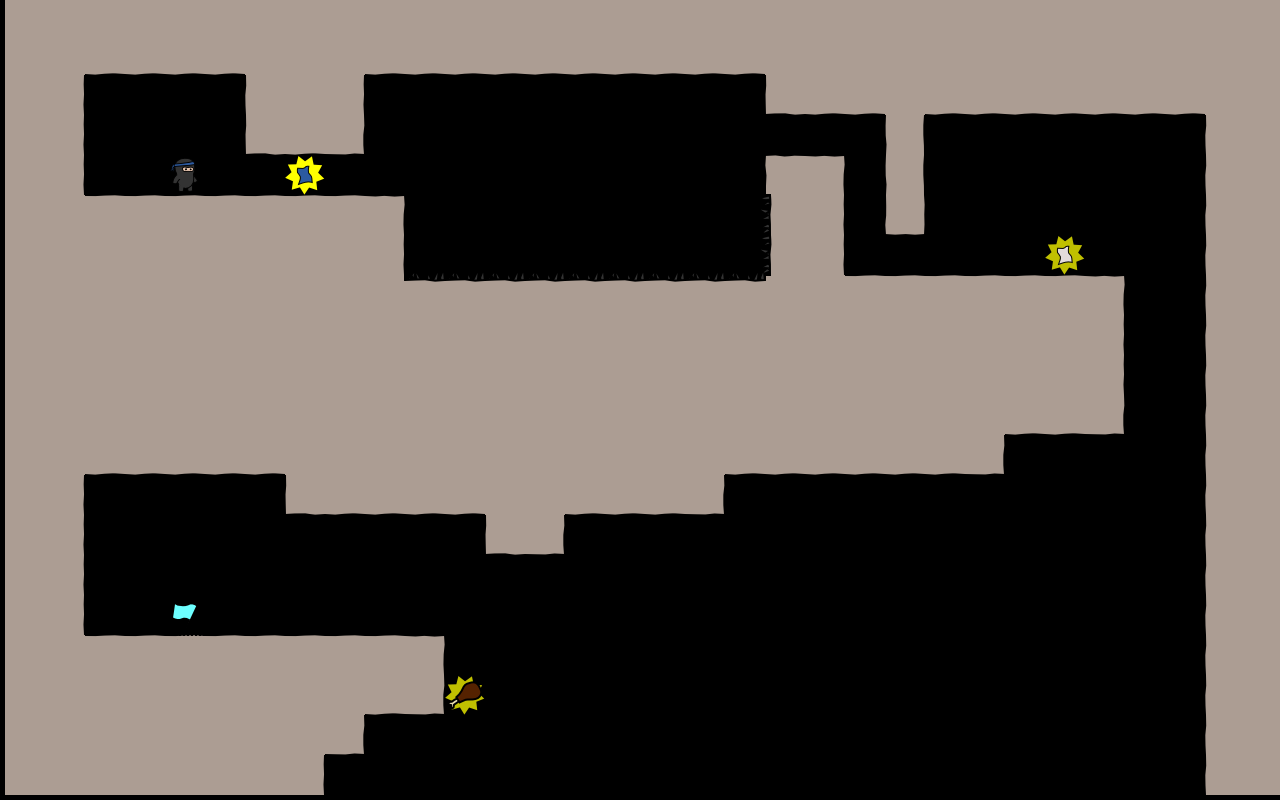

Rendered tile map (Tiled .tmx) drawn with the repository's tilesets; below, a short description and the full map source, tile grids included:
An orthogonal 32x20 tile map with 40x40 px tiles, 4 tile layers (bg, walls, objects, fg), 3 tilesets.

<map version="1.0" orientation="orthogonal" width="32" height="20" tilewidth="40" tileheight="40">
 <tileset firstgid="1" name="world1" tilewidth="50" tileheight="50">
  <image source="world1.png" width="400" height="400" />
 </tileset>
 <tileset firstgid="65" name="objectpalette" tilewidth="50" tileheight="50">
  <image source="objectpalette.png" width="400" height="500" />
 </tileset>
 <tileset firstgid="145" name="background" tilewidth="40" tileheight="40">
  <image source="background1.png" width="320" height="600" />
 </tileset>
 <layer name="bg" width="32" height="20">
  <data encoding="csv">
0,0,0,0,0,0,0,0,0,0,0,0,0,0,0,0,0,0,0,0,0,0,0,0,0,0,0,0,0,0,0,0,
0,0,0,0,0,0,0,0,0,0,0,0,0,0,0,0,0,0,0,0,0,0,0,0,0,0,0,0,0,0,0,0,
0,0,0,0,0,0,0,0,0,0,0,0,0,0,0,0,0,0,0,0,0,0,0,0,0,0,0,0,0,0,0,0,
0,0,0,0,0,0,0,0,0,0,0,0,0,0,0,0,0,0,0,0,0,0,0,0,0,0,0,0,0,0,0,0,
0,0,0,0,0,0,0,0,0,0,0,0,0,0,0,0,0,0,0,0,0,0,0,0,0,0,0,0,0,0,0,0,
0,0,0,0,0,0,0,0,0,0,0,0,0,0,0,0,0,0,0,0,0,0,0,0,0,0,0,0,0,0,0,0,
0,0,0,0,0,0,0,0,0,0,0,0,0,0,0,0,0,0,0,0,0,0,0,0,0,0,0,0,0,0,0,0,
0,0,0,0,0,0,0,0,0,0,0,0,0,0,0,0,0,0,0,0,0,0,0,0,0,0,0,0,0,0,0,0,
0,0,0,0,0,0,0,0,0,0,0,0,0,0,0,0,0,0,0,0,0,0,0,0,0,0,0,0,0,0,0,0,
0,0,0,0,0,0,0,0,0,0,0,0,0,0,0,0,0,0,0,0,0,0,0,0,0,0,0,0,0,0,0,0,
0,0,0,0,0,0,0,0,0,0,0,0,0,0,0,0,0,0,0,0,0,0,0,0,0,0,0,0,0,0,0,0,
0,0,0,0,0,0,0,0,0,0,0,0,0,0,0,0,0,0,0,0,0,0,0,0,0,0,0,0,0,0,0,0,
0,0,0,0,0,0,0,0,0,0,0,0,0,0,0,0,0,0,0,0,0,0,0,0,0,0,0,0,0,0,0,0,
0,0,0,0,0,0,0,0,0,0,0,0,0,0,0,0,0,0,0,0,0,0,0,0,0,0,0,0,0,0,0,0,
0,0,0,0,0,0,0,0,0,0,0,0,0,0,0,0,0,0,0,0,0,0,0,0,0,0,0,0,0,0,0,0,
0,0,0,0,0,0,0,0,0,0,0,0,0,0,0,0,0,0,0,0,0,0,0,0,0,0,0,0,0,0,0,0,
0,0,0,0,0,0,0,0,0,0,0,0,0,0,0,0,0,0,0,0,0,0,0,0,0,0,0,0,0,0,0,0,
0,0,0,0,0,0,0,0,0,0,0,0,0,0,0,0,0,0,0,0,0,0,0,0,0,0,0,0,0,0,0,0,
0,0,0,0,0,0,0,0,0,0,0,0,0,0,0,0,0,0,0,0,0,0,0,0,0,0,0,0,0,0,0,0,
0,0,0,0,0,0,0,0,0,0,0,0,0,0,0,0,0,0,0,0,0,0,0,0,0,0,0,0,0,0,0,0
</data>
 </layer>
 <layer name="walls" width="32" height="20">
  <data encoding="csv">
18,18,18,18,18,18,18,18,18,18,18,18,18,18,18,18,18,18,18,18,18,18,18,18,18,18,18,18,18,18,18,18,
18,18,26,26,26,26,18,18,18,26,26,26,26,26,26,26,26,26,26,18,18,18,18,18,18,18,18,18,18,18,18,18,
18,19,0,0,0,0,17,18,19,0,0,0,0,0,0,0,0,0,0,25,26,26,18,26,26,26,26,26,26,26,18,18,
18,19,0,0,0,0,25,26,27,0,0,0,0,0,0,0,0,0,0,0,0,0,20,0,0,0,0,0,0,0,17,18,
18,19,0,0,0,0,0,0,0,0,0,0,0,0,0,0,0,0,0,9,11,0,20,0,0,0,0,0,0,0,17,18,
18,18,10,10,10,10,10,10,10,11,0,0,0,0,0,0,0,0,0,0,19,0,28,0,0,0,0,0,0,0,17,18,
18,18,18,18,18,18,18,18,18,19,0,0,0,0,0,0,0,0,0,0,19,0,0,0,0,0,0,0,0,0,17,18,
18,18,18,18,18,18,18,18,18,18,0,0,0,0,0,0,0,0,0,18,18,10,10,10,10,10,10,11,0,0,17,18,
18,18,18,18,18,18,18,18,18,18,18,18,18,18,18,18,18,18,18,18,18,18,18,18,18,18,18,19,0,0,17,18,
18,18,18,18,18,18,18,18,18,18,18,18,18,18,18,18,18,18,18,18,18,18,18,18,18,18,18,19,0,0,17,18,
18,18,18,18,18,18,18,18,18,18,18,18,18,18,18,18,18,18,18,18,18,18,18,18,18,26,26,27,0,0,17,18,
18,18,26,26,26,26,26,18,18,18,18,18,18,18,18,18,18,18,26,26,26,26,26,26,27,0,0,0,0,0,17,18,
18,19,0,0,0,0,0,25,26,26,26,26,18,18,26,26,26,27,0,0,0,0,0,0,0,0,0,0,0,0,17,18,
18,19,0,0,0,0,0,0,0,0,0,0,25,27,0,0,0,0,0,0,0,0,0,0,0,0,0,0,0,0,17,18,
18,19,0,0,0,0,0,0,0,0,0,0,0,0,0,0,0,0,0,0,0,0,0,0,0,0,0,0,0,0,17,18,
18,19,0,0,0,0,0,0,0,0,0,0,0,0,0,0,0,0,0,0,0,0,0,0,0,0,0,0,0,0,17,18,
18,18,10,10,10,10,10,10,10,10,11,0,0,0,0,0,0,0,0,0,0,0,0,0,0,0,0,0,0,0,17,18,
18,18,18,18,18,18,18,18,18,26,27,0,0,0,0,0,0,0,0,0,0,0,0,0,0,0,0,0,0,0,17,18,
18,18,18,18,18,18,18,18,27,0,0,0,0,0,0,0,0,0,0,0,0,0,0,0,0,0,0,0,0,0,17,18,
18,18,18,18,18,18,18,19,0,0,0,0,0,0,0,0,0,0,0,0,0,0,0,0,0,0,0,0,0,0,17,18
</data>
 </layer>
 <layer name="objects" width="32" height="20">
  <data encoding="csv">
0,0,0,0,0,0,0,0,0,0,0,0,0,0,0,0,0,0,0,0,0,0,0,0,0,0,0,0,0,0,0,0,
0,0,0,0,0,0,0,0,0,0,0,0,0,0,0,0,0,0,0,0,0,0,0,0,0,0,0,0,0,0,0,0,
0,0,0,0,0,0,0,0,0,0,0,0,0,0,0,0,0,0,0,0,0,0,0,0,0,0,0,0,0,0,0,0,
0,0,0,0,0,0,0,0,0,0,0,0,0,0,0,0,0,0,0,0,0,0,0,0,0,0,0,0,0,0,0,0,
0,0,0,0,65,0,0,68,0,0,0,0,0,0,0,0,0,0,0,0,0,0,0,0,0,0,0,0,0,0,0,0,
0,0,0,0,0,0,0,0,0,0,0,0,0,0,0,0,0,0,0,113,0,0,0,0,0,0,0,0,0,0,0,0,
0,0,0,0,0,0,0,0,0,0,0,0,0,0,0,0,0,0,0,113,0,0,0,0,0,0,67,0,0,0,0,0,
0,0,0,0,0,0,0,0,0,0,106,106,106,106,106,106,106,106,106,0,0,0,0,0,0,0,0,0,0,0,0,0,
0,0,0,0,0,0,0,0,0,0,0,0,0,0,0,0,0,0,0,0,0,0,0,0,0,0,0,0,0,0,0,0,
0,0,0,0,0,0,0,0,0,0,0,0,0,0,0,0,0,0,0,0,0,0,0,0,0,0,0,0,0,0,0,0,
0,0,0,0,0,0,0,0,0,0,0,0,0,0,0,0,0,0,0,0,0,0,0,0,0,0,0,0,0,0,0,0,
0,0,0,0,0,0,0,0,0,0,0,0,0,0,0,0,0,0,0,0,0,0,0,0,0,0,0,0,0,0,0,0,
0,0,0,0,0,0,0,0,0,0,0,0,0,0,0,0,0,0,0,0,0,0,0,0,0,0,0,0,0,0,0,0,
0,0,0,0,0,0,0,0,0,0,0,0,0,0,0,0,0,0,0,0,0,0,0,0,0,0,0,0,0,0,0,0,
0,0,0,0,0,0,0,0,0,0,0,0,0,0,0,0,0,0,0,0,0,0,0,0,0,0,0,0,0,0,0,0,
0,0,0,0,66,0,0,0,0,0,0,0,0,0,0,0,0,0,0,0,0,0,0,0,0,0,0,0,0,0,0,0,
0,0,0,0,0,0,0,0,0,0,0,0,0,0,0,0,0,0,0,0,0,0,0,0,0,0,0,0,0,0,0,0,
0,0,0,0,0,0,0,0,0,0,0,78,0,0,0,0,0,0,0,0,0,0,0,0,0,0,0,0,0,0,0,0,
0,0,0,0,0,0,0,0,0,0,0,0,0,0,0,0,0,0,0,0,0,0,0,0,0,0,0,0,0,0,0,0,
0,0,0,0,0,0,0,0,0,0,0,0,0,0,0,0,0,0,0,0,0,0,0,0,0,0,0,0,0,0,0,0
</data>
 </layer>
 <layer name="fg" width="32" height="20">
  <data encoding="csv">
0,0,0,0,0,0,0,0,0,0,0,0,0,0,0,0,0,0,0,0,0,0,0,0,0,0,0,0,0,0,0,0,
0,0,0,0,0,0,0,0,0,0,0,0,0,0,0,0,0,0,0,0,0,0,0,0,0,0,0,0,0,0,0,0,
0,0,0,0,0,0,0,0,0,0,0,0,0,0,0,0,0,0,0,0,0,0,0,0,0,0,0,0,0,0,0,0,
0,0,0,0,0,0,0,0,0,0,0,0,0,0,0,0,0,0,0,0,0,0,0,0,0,0,0,0,0,0,0,0,
0,0,0,0,0,0,0,0,0,0,0,0,0,0,0,0,0,0,0,0,0,0,0,0,0,0,0,0,0,0,0,0,
0,0,0,0,0,0,0,0,0,0,0,0,0,0,0,0,0,0,0,0,0,0,0,0,0,0,0,0,0,0,0,0,
0,0,0,0,0,0,0,0,0,0,0,0,0,0,0,0,0,0,0,0,0,0,0,0,0,0,0,0,0,0,0,0,
0,0,0,0,0,0,0,0,0,0,0,0,0,0,0,0,0,0,0,0,0,0,0,0,0,0,0,0,0,0,0,0,
0,0,0,0,0,0,0,0,0,0,0,0,0,0,0,0,0,0,0,0,0,0,0,0,0,0,0,0,0,0,0,0,
0,0,0,0,0,0,0,0,0,0,0,0,0,0,0,0,0,0,0,0,0,0,0,0,0,0,0,0,0,0,0,0,
0,0,0,0,0,0,0,0,0,0,0,0,0,0,0,0,0,0,0,0,0,0,0,0,0,0,0,0,0,0,0,0,
0,0,0,0,0,0,0,0,0,0,0,0,0,0,0,0,0,0,0,0,0,0,0,0,0,0,0,0,0,0,0,0,
0,0,0,0,0,0,0,0,0,0,0,0,0,0,0,0,0,0,0,0,0,0,0,0,0,0,0,0,0,0,0,0,
0,0,0,0,0,0,0,0,0,0,0,0,0,0,0,0,0,0,0,0,0,0,0,0,0,0,0,0,0,0,0,0,
0,0,0,0,0,0,0,0,0,0,0,0,0,0,0,0,0,0,0,0,0,0,0,0,0,0,0,0,0,0,0,0,
0,0,0,0,0,0,0,0,0,0,0,0,0,0,0,0,0,0,0,0,0,0,0,0,0,0,0,0,0,0,0,0,
0,0,0,0,0,0,0,0,0,0,0,0,0,0,0,0,0,0,0,0,0,0,0,0,0,0,0,0,0,0,0,0,
0,0,0,0,0,0,0,0,0,0,0,0,0,0,0,0,0,0,0,0,0,0,0,0,0,0,0,0,0,0,0,0,
0,0,0,0,0,0,0,0,0,0,0,0,0,0,0,0,0,0,0,0,0,0,0,0,0,0,0,0,0,0,0,0,
0,0,0,0,0,0,0,0,0,0,0,0,0,0,0,0,0,0,0,0,0,0,0,0,0,0,0,0,0,0,0,0
</data>
 </layer>
</map>
